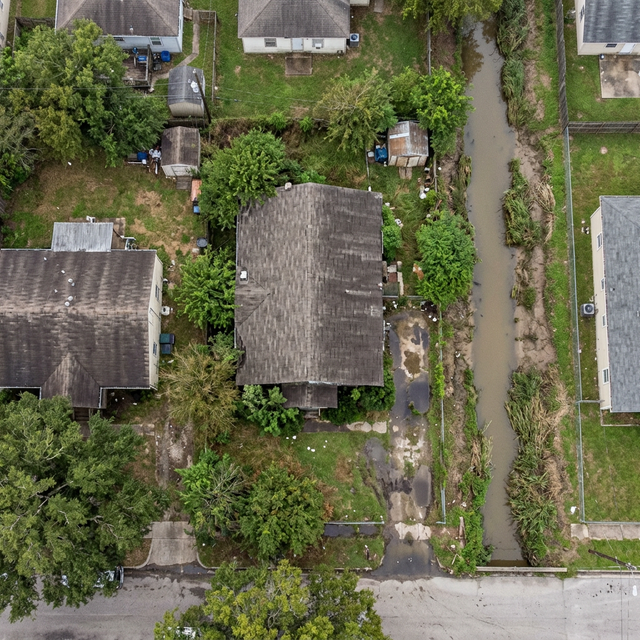
#> input picture data/properties/high_risk/satellite.png, 640 x 640 px
$ python -i cv_coverage.py   (imports and definitions only)
#> lines starting #> are read from the running program, lines starting #| are printed output that depends on the picture; after the words box and inside, x2 and y2 are one past the last pixel; in counts of white or black regions, pixels touching at a corner belong together
#> further down, picture is the input picture: shape (640, 640, 3); mean B, G, R 78.3, 105.7, 105
"""
TitleGuard AI -- CV-Based Lot Coverage Estimation

Pipeline:
  1. Load satellite image (tightly cropped to parcel bbox)
  2. Project parcel polygon onto image pixels -> create parcel mask
  3. Mask everything OUTSIDE the parcel before segmentation
  4. Segment building footprint using HSV color analysis
  5. Compute building area vs parcel area -> lot coverage %
  6. Generate annotated debug visualization
"""

import numpy as np
import cv2
import os


# [261 lines left out: functions estimate_lot_coverage, _build_parcel_mask, not called in this run]


# ---------------------------------------------------------------------------
# Building segmentation
# ---------------------------------------------------------------------------

def _segment_building_footprint(image: np.ndarray, edge_map: np.ndarray = None) -> np.ndarray:
    """
    Detect building footprint using HSV color masking combined with EdgeMap.
    Removes vegetation and shadows, then uses geometric edges to refine boundaries.
    """
    hsv = cv2.cvtColor(image, cv2.COLOR_BGR2HSV)
#> hsv: shape (640, 640, 3); mean H, S, V 36.6, 89.7, 110.8

    # Mask out vegetation (green hues)
    lower_green = np.array([30, 40, 40])
    upper_green = np.array([90, 255, 255])
    veg_mask = cv2.inRange(hsv, lower_green, upper_green)
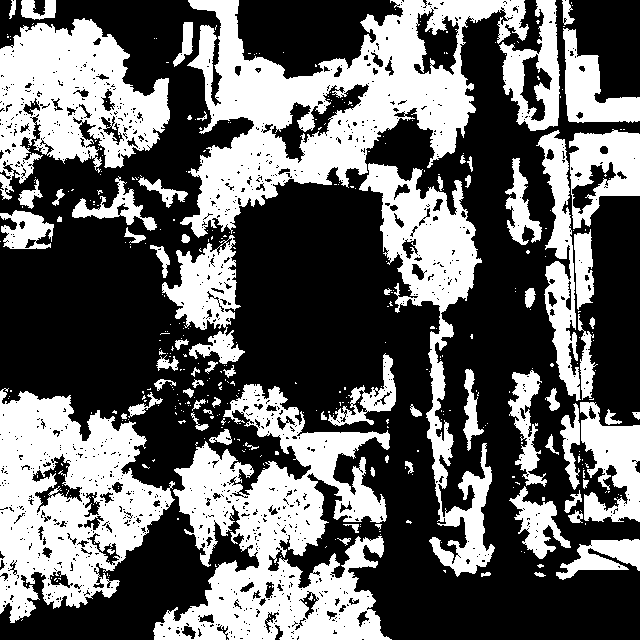
#> veg_mask: shape (640, 640); 39.7% white; 408 white regions (333 under 20 px), largest, box (x1, y1, x2, y2) and area: (180, 0, 529, 238) 32162, (153, 384, 392, 640) 29526, (0, 388, 175, 623) 23325

    # Mask out shadows / very dark areas
    lower_dark = np.array([0, 0, 0])
    upper_dark = np.array([180, 255, 60])
    shadow_mask = cv2.inRange(hsv, lower_dark, upper_dark)
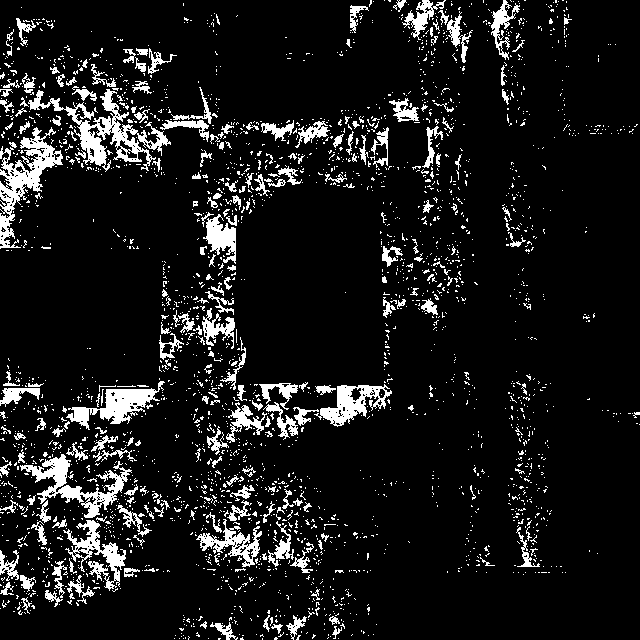
#> shadow_mask: shape (640, 640); 9.9% white; 2791 white regions (2556 under 20 px), largest, box (x1, y1, x2, y2) and area: (28, 89, 171, 172) 2837, (0, 127, 63, 249) 2411, (20, 454, 132, 518) 2004

    # Mask out sky-blue (pools, sky reflection)
    lower_blue = np.array([95, 50, 50])
    upper_blue = np.array([130, 255, 255])
    blue_mask = cv2.inRange(hsv, lower_blue, upper_blue)
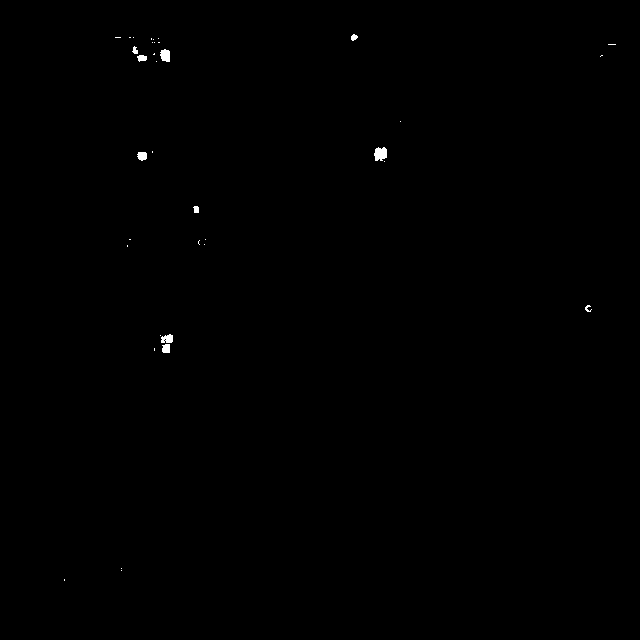
#> blue_mask: shape (640, 640); 0.17% white; 36 white regions (26 under 20 px), largest, box (x1, y1, x2, y2) and area: (374, 147, 387, 161) 145, (160, 49, 170, 62) 105, (161, 334, 173, 343) 85

    # Combine all background masks
    bg_mask = cv2.bitwise_or(veg_mask, shadow_mask)
#> bg_mask: shape (640, 640); 45.3% white; 802 white regions (721 under 20 px), largest, box (x1, y1, x2, y2) and area: (0, 0, 562, 577) 84527, (153, 382, 392, 640) 33209, (0, 378, 176, 623) 28336
    bg_mask = cv2.bitwise_or(bg_mask, blue_mask)
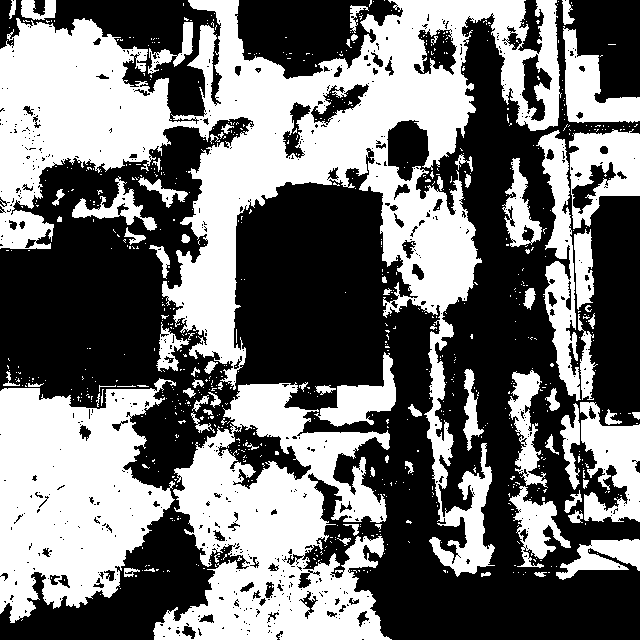
#> bg_mask: shape (640, 640); 45.4% white; 807 white regions (726 under 20 px), largest, box (x1, y1, x2, y2) and area: (0, 0, 562, 577) 84996, (153, 382, 392, 640) 33209, (0, 378, 176, 623) 28338

    # Foreground = everything not background
    fg_mask = cv2.bitwise_not(bg_mask)

    # --- Incorporate the EdgeMap ---
    if edge_map is not None:
        # Subtract strong edges from the foreground to cleanly detach connected components
        # (e.g., separating a house from an adjacent concrete patio or driveway)
        _, strong_edges = cv2.threshold(edge_map, 100, 255, cv2.THRESH_BINARY)
        # Dilate edges slightly to act as a stronger separator
        kernel_edge = cv2.getStructuringElement(cv2.MORPH_RECT, (3, 3))
        separators = cv2.dilate(strong_edges, kernel_edge, iterations=1)

        # Cut the foreground mask using the edges
        fg_mask[separators > 0] = 0

    # Morphological cleanup
    kernel = cv2.getStructuringElement(cv2.MORPH_RECT, (5, 5))
    fg_mask = cv2.morphologyEx(fg_mask, cv2.MORPH_OPEN, kernel, iterations=2)
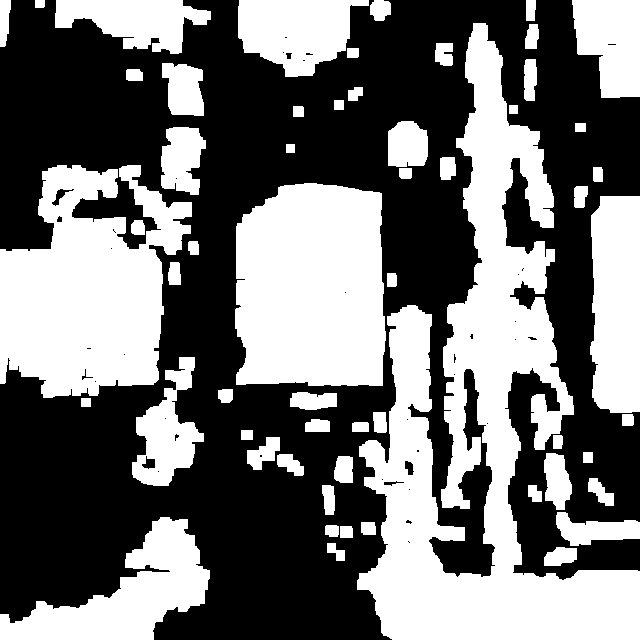
#> fg_mask: shape (640, 640); 44.6% white; 58 white regions, largest, box (x1, y1, x2, y2) and area: (357, 23, 640, 640) 62789, (0, 165, 192, 398) 29612, (235, 183, 386, 386) 27914
    fg_mask = cv2.morphologyEx(fg_mask, cv2.MORPH_CLOSE, kernel, iterations=3)
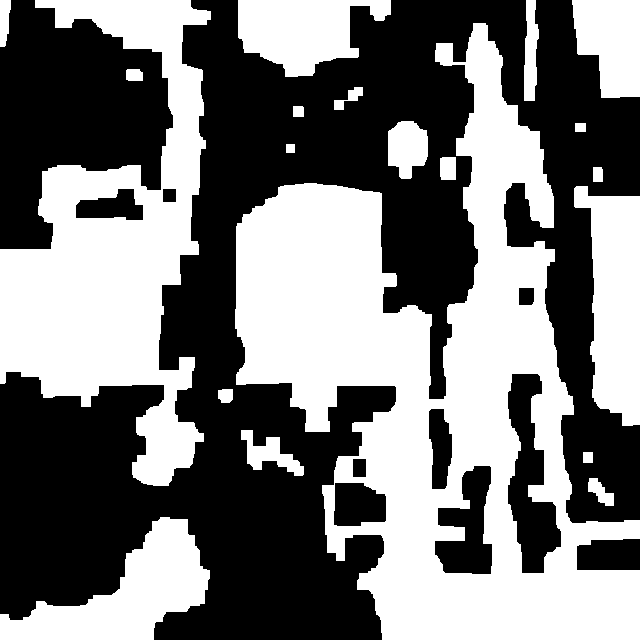
#> fg_mask: shape (640, 640); 47.3% white; 20 white regions

    # Find contours and keep only significant structures
    contours, _ = cv2.findContours(fg_mask, cv2.RETR_EXTERNAL, cv2.CHAIN_APPROX_SIMPLE)
#> contours = 20 contours; largest, box (x1, y1, x2, y2) and area: (235, 23, 640, 640) 116106, (0, 0, 211, 486) 48108, (0, 517, 210, 640) 11270, (574, 186, 640, 426) 10458, (238, 0, 391, 77) 7382
    building_mask = np.zeros_like(fg_mask)

    if contours:
        contours = sorted(contours, key=cv2.contourArea, reverse=True)
        max_area = cv2.contourArea(contours[0])
#> max_area = 116105.5

        for cnt in contours:
            area = cv2.contourArea(cnt)
            # Keep contours that are >= 10% of the largest (main house + garage)
            if area > 300 and area >= max_area * 0.10:
                cv2.drawContours(building_mask, [cnt], -1, 255, thickness=cv2.FILLED)
#> this loop made 20 passes
#> area on passes 1 to 12: 116105.5, 48108, 11269.5, 10458, 7382, 5129.5, 1697, 1124, 1022.5, 358.5, 344, 326
#> (cnt, area) on passes 18 to 20: ([[583, 452], [583, 462], [592, 462], [592, 452]], 90), ([[575, 123], [575, 131], [585, 131], [585, 123]], 80), ([[286, 144], [286, 152], [294, 152], [294, 144]], 64)
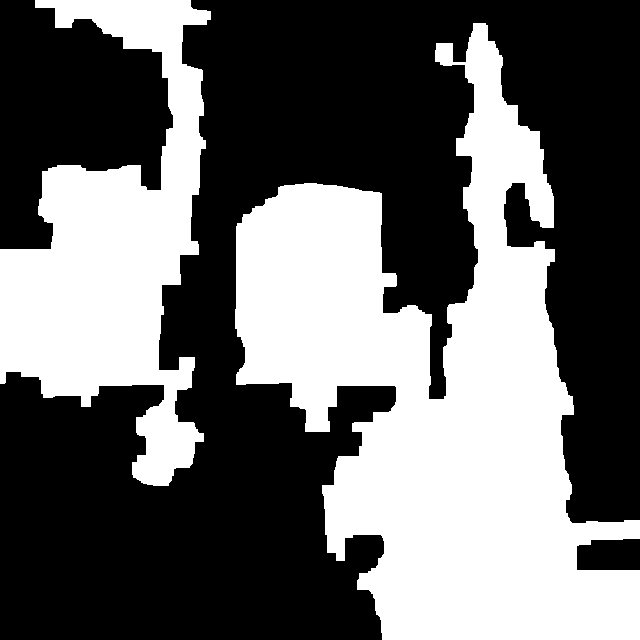
#> building_mask: shape (640, 640); 40.7% white; 2 white regions, box (x1, y1, x2, y2) and area: (235, 23, 640, 640) 117714, (0, 0, 211, 486) 49115

    return building_mask


# ---------------------------------------------------------------------------
# Scale computation
# ---------------------------------------------------------------------------

# [85 lines left out: functions _get_map_scale, _mock_coverage_result, _regularize_geometry, not called in this run]

>>> import cv2
>>> picture = cv2.imread('../../data/properties/high_risk/satellite.png')
>>> result = _segment_building_footprint(picture)
